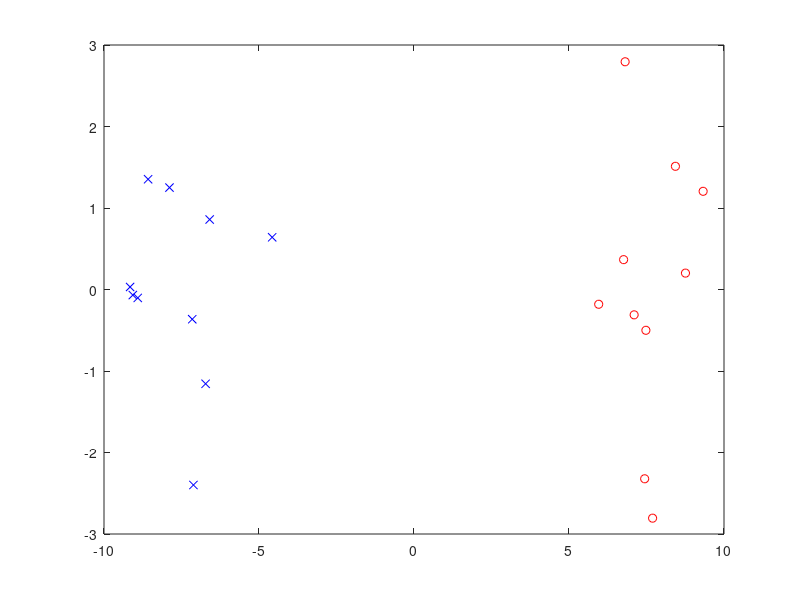

Here is the MATLAB script that generated this plot:
X1=[ones(1,10)+0.7*randn(1,10); 2*ones(1,10)+0.5*randn(1,10); -2*ones(1,10)+0.9*randn(1,10);
5*ones(1,10)+1.4*randn(1,10); 5*ones(1,10)+1.4*randn(1,10)];
X2=[-2*ones(1,10)+randn(1,10); -2*ones(1,10)+0.7*randn(1,10); 2*ones(1,10)+0.8*randn(1,10);
-5*ones(1,10)+1.5*randn(1,10); -4*ones(1,10)+1.2*randn(1,10)];
X=[X1 X2]';
[V,Y,lambda]=pca(X);
W=V';
plot(Y(1:10,1),Y(1:10,2),'ro', Y(11:20,1),Y(11:20,2),'bx')